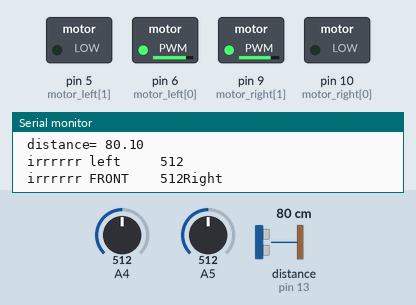
Simulated run of this sketch. Board: Arduino Uno, built with avr-gcc and run on an emulated ATmega328P. Parts: switched loads named in the sketch (green lamp = pin HIGH), the last lines printed to the serial monitor. Wiring (inferred from the names in the program): ultrasonic range finder: trigger pin 12; echo pin 13. The test bench sets the inputs (shaded band); at power-on: A5 = 512, distance to the obstacle (sensor on pin 13) 80 cm, A4 = 512. The echo pulse lasts 58.3 µs per cm; pins used as bus, display or sensor lines are not drawn.

Above: at 1.2 s.
1.3 s: A5 set to 903
4.3 s: A5 set to 925
At 5.5 s:
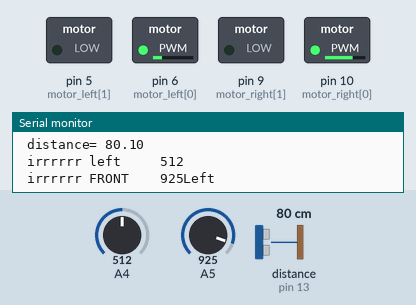
5.8 s: distance to the obstacle (sensor on pin 13) set to 8 cm
8.8 s: distance to the obstacle (sensor on pin 13) set to 5 cm
At 9.5 s:
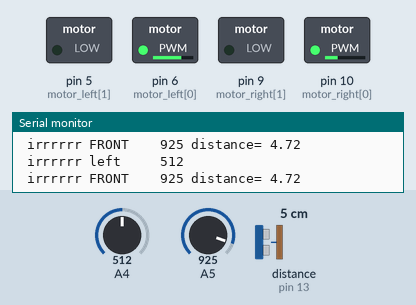
10.4 s: A4 set to 109
13.4 s: A4 set to 95
Timing chart, 0 to 15.9 s (numbered marks = the images above; inputs shaded):
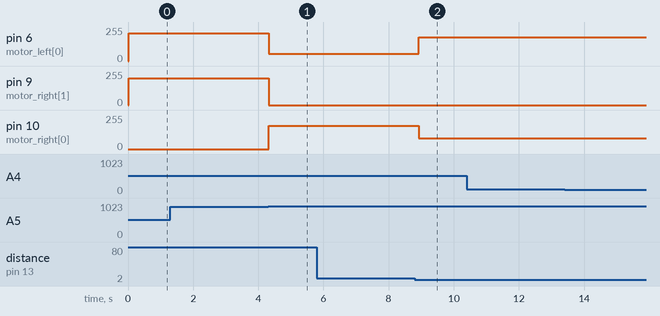

Measured:
- the behaviour switches between 915 and 916 on A5 (found by bisection; images 0 and 1)
- the behaviour switches between 7 and 6 cm on distance to the obstacle (sensor on pin 13) (found by bisection; images 1 and 2)
- after the input at 4.3 s, pin 6 (motor_left[0]): 210/255 → 56/255 at once; pin 9 (motor_right[1]): 200/255 → 0/255 at once; pin 10 (motor_right[0]): 0/255 → 175/255 at once
- after the input at 8.8 s, pin 6 (motor_left[0]): 56/255 → 180/255 after 0.12 s; pin 10 (motor_right[0]): 175/255 → 80/255 after 0.12 s

The sketch:

deathvalley.ino
```cpp
# define lth 870
# define fth 915

int RF_opin=12, RF_ipin=13;           //12-trigger
int distance;
int motor_left[] = {6, 5};
int motor_right[] = {10, 9};
void setup()
{
  Serial.begin(9600);
  pinMode(RF_opin,OUTPUT);          // RF trig pin
  pinMode(RF_ipin,INPUT);      //echo

  pinMode(A4,INPUT);
  pinMode(A5,INPUT);

  for(int i = 0; i < 2; i++)
    {
    pinMode(motor_left[i], OUTPUT);
    pinMode(motor_right[i], OUTPUT);
    }
}


void loop()
{
  int x,y;
distance=dist();
Serial.print(" distance= ");
Serial.println(dist());

Serial.print(" irrrrrr left     ");
x=analogRead(A4);
Serial.println(x);

Serial.print(" irrrrrr FRONT    ");
y=analogRead(A5);
Serial.print(y);

if((dist()>6.5)&&(y>fth))
{
left();
}
else if((y<fth))
{
  right();
}
//else if((dist()<6.5)&&(x>lth)) stop1();

else if((distance<5.8) && (y>fth))
{
    analogWrite(motor_left[0],180);                              // This is used to turn Right.2
    analogWrite(motor_left[1],0);
    analogWrite(motor_right[0],80);
    analogWrite(motor_right[1],0);
}
else if((distance>5.8) && (distance<6.5) && (y>fth))
{
    analogWrite(motor_left[0],80);                               // This is used to turn Left.2
    analogWrite(motor_left[1],0);
    analogWrite(motor_right[0],177);
    analogWrite(motor_right[1],0);
}


}


float dist()
{
  float cm, time;
  digitalWrite(RF_opin,LOW);
  delayMicroseconds(3);
  digitalWrite(RF_opin,HIGH);
  delayMicroseconds(10);
  digitalWrite(RF_opin,LOW);

  time=pulseIn(RF_ipin,HIGH);
  cm=(time/29)/2;
  return(cm);
  delay(100);

}


void left()
  {
    analogWrite(motor_left[0],56);                              //left turn
    analogWrite(motor_left[1],0);
    analogWrite(motor_right[0],175);
    analogWrite(motor_right[1],0);
    Serial.println("Left");                                // This prints Right when the robot would actually turn Left.
  }


void right()
  {
    analogWrite(motor_left[0],210);                              //right turn
    analogWrite(motor_left[1],0);
    analogWrite(motor_right[1],200);
    analogWrite(motor_right[0],0);
    Serial.println("Right");                               // This prints Right when the robot would actually turn Right.
  }

  void Moveforward()
  {
    analogWrite(motor_left[0],150);
    digitalWrite(motor_left[1],LOW);
    analogWrite(motor_right[0],150);
    digitalWrite(motor_right[1],LOW);
    Serial.println("Forward");                                   // This prints Forward when the robot would actually go forward.
  }
  void stop1()
  {
    analogWrite(motor_left[0],0);
    analogWrite(motor_left[1],0);
    analogWrite(motor_right[0],0);
    analogWrite(motor_right[1],0);
    Serial.println("Stop");                                   // This Stops the bot
  }
```
